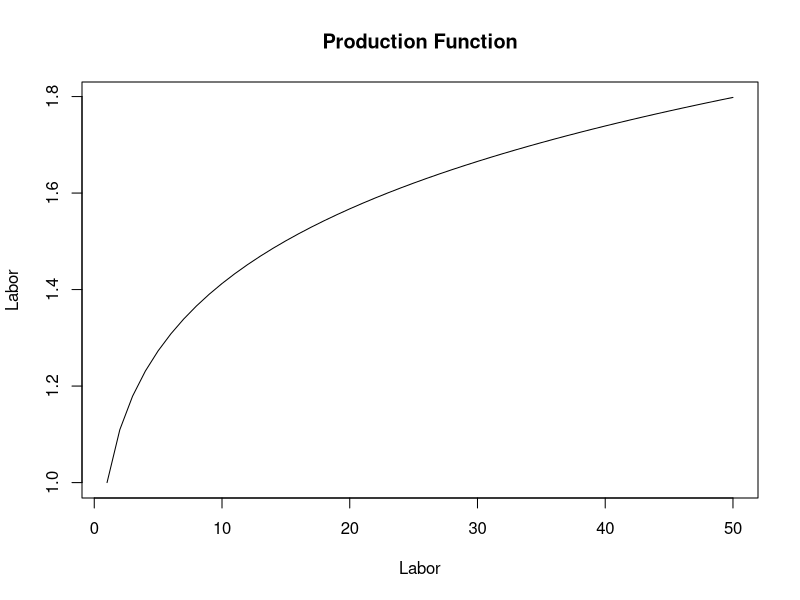
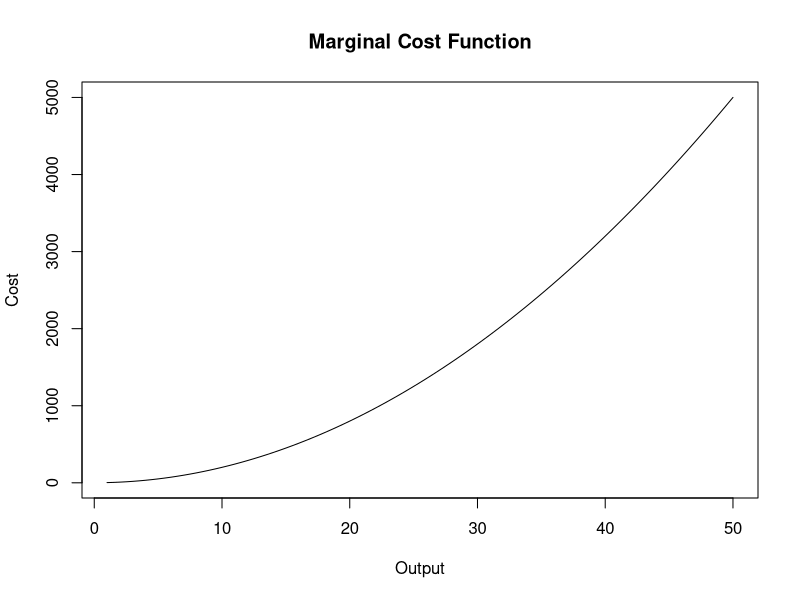
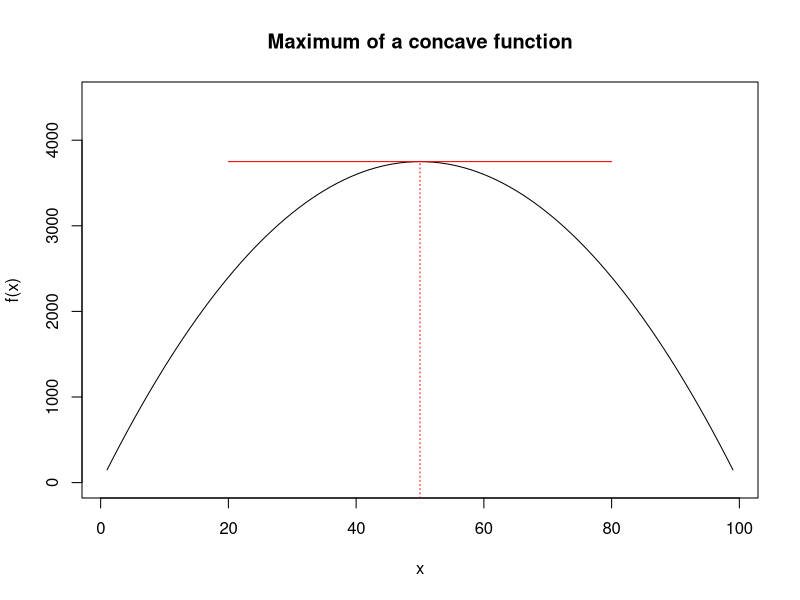
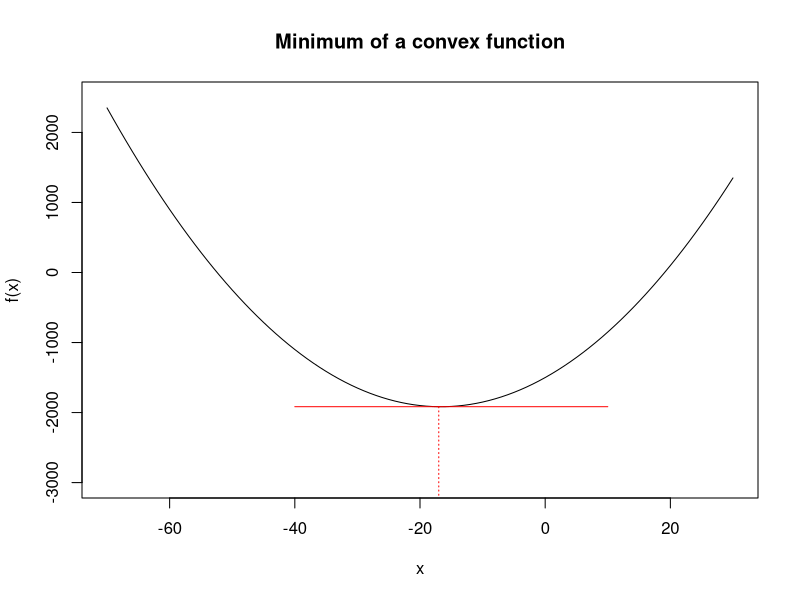

These figures' R source, in order:
## ---- chunk 1
x <- (rep(1:50))
y=x^0.15
plot(x,y, type="l", main="Production Function", xlab="Labor", ylab="Labor")
## ---- chunk 2
x <- seq(1,50,0.5)
y=2*x^2+0.5
plot(x,y, type="l", main="Marginal Cost Function", xlab="Output", ylab="Cost")
## ---- chunk 3
x <- seq(1,99,1)
y=150*x-1.5*x^2

plot(x,y,type="l", main="Maximum of a concave function", ylab="f(x)", ylim=c(0,4500))
segments(x0=20,y0=max(y),x1=80,y1=max(y),col="red")
xmax <- which.max(y)
segments(x0=x[xmax],y0=par("usr")[3],x1=x[xmax],y1=max(y),col="red", lty="dotted")

## ---- chunk 4
x <- seq(-70,30,1)
y=-1500+50*x+1.5*x^2


plot(x,y,type="l", main="Minimum of a convex function", ylab="f(x)", ylim=c(-3000, 2500))
segments(x0=-40,y0=min(y),x1=10,y1=min(y),col="red")
xmin <- which.min(y)
segments(x0=x[xmin],y0=min(y),x1=x[xmin],y1=par("usr")[3],col="red",lty="dotted")



